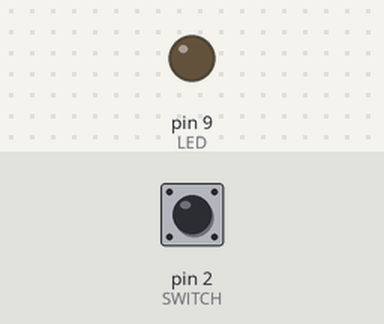
Simulated run of this sketch. Board: Arduino Uno, built with avr-gcc and run on an emulated ATmega328P. Shown: output pins drawn as LEDs (lit = HIGH). The test bench sets the inputs (shaded band); at power-on: pin 2 (SWITCH) HIGH.

Above: at 1.2 s.
1.3 s: pin 2 (SWITCH) pulled LOW for 0.15 s
At 1.37 s:
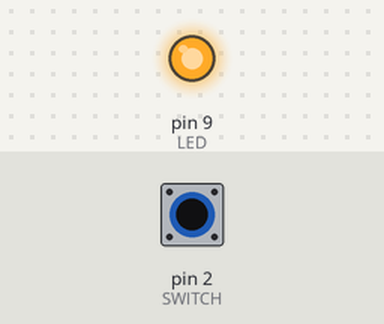
2.9 s: pin 2 (SWITCH) pulled LOW for 3.2 s
At 7.3 s:
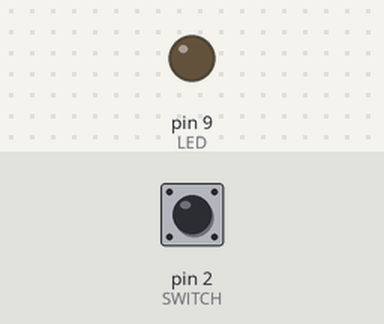
Timing chart, 0 to 8.8 s (numbered marks = the images above; inputs shaded):
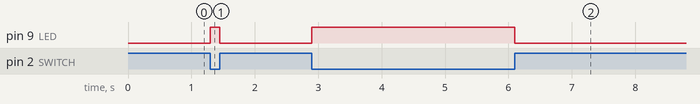

Measured:
- after the input at 1.3 s, pin 9 (LED): LOW → HIGH at once, → LOW 0.15 s later
- after the input at 2.9 s, pin 9 (LED): LOW → HIGH at once, → LOW 3.2 s later

The sketch:

Practice1-3.ino
```cpp
const int SWITCH = 2; // タクトスイッチが接続されているピン
const int LED = 9;    // LED が接続されているピン

void setup()
{
  pinMode(SWITCH, INPUT); // ピンを入力に設定
  pinMode(LED, OUTPUT);   // ピンを出力に設定
}

void loop()
{
  int v;
  v = digitalRead(SWITCH); // 入力を読み取る
  if (v == LOW)
  {                          // タクトスイッチが押されたとき
    digitalWrite(LED, HIGH); // LED を点灯
  }
  else
  {                         // タクトスイッチが押されていないとき
    digitalWrite(LED, LOW); // LED を消灯
  }
}
```
